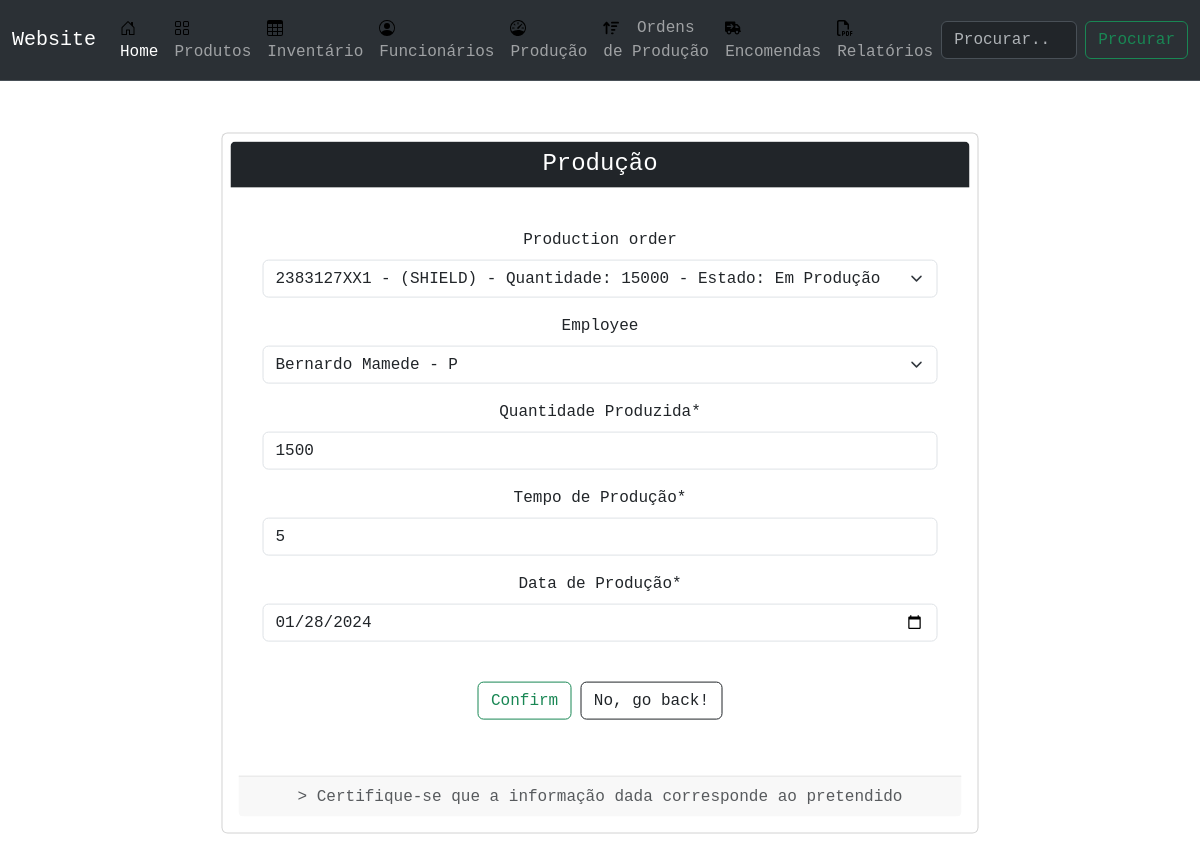
The page /product/prod-edit/1/ on the database its author committed.
### product/models.py (models this page shows, shortened)
class Production(models.Model):
    production_order = models.ForeignKey(ProductionOrder, on_delete=models.CASCADE, blank=True, null=True)
    employee = models.ForeignKey(Employee, on_delete=models.CASCADE, blank=True, null=True)
    quantity = models.IntegerField(verbose_name='Quantidade Produzida')
    time = models.IntegerField(verbose_name= 'Tempo de Produção')
    date = models.DateTimeField(verbose_name='Data de Produção')

### product/views.py (the view, shortened to what this page needs)
# urls.py: path('prod-edit/<str:pk>/', productionEdit, name='prod-edit'),
def productionEdit(request, pk):
    production = Production.objects.get(id=pk)
    form = ProductionForm(instance=production)
    context = {
        'form':form,
        'production':production,
    }
    return render(request, 'product/edit.html', context )

### product/forms.py
class ProductionForm(forms.ModelForm):
    class Meta:
        model = Production
        fields = '__all__'
        widgets = {
            'date': DateInput(),
        }

### human/models.py (called while the page is built)
    def __str__(self):
        return f'{self.first_name} {self.last_name} - {self.department}'

### product/models.py (called while the page is built)
    def __str__(self):
        return f'{self.name} - ({self.category})'

    def __str__(self):
        return f'{self.product} - Quantidade: {self.quantity_ordered} - Estado: {self.get_state_display()}'

### product/templates/product/edit.html (shortened to what this page needs)
{% extends 'main.html' %}
{% load crispy_forms_tags %}
{% block content %}
<div class="form__product">
    <div class="content p-2">
        <div class="row my-4">
            <div class="col">
                <div class="card text-center p-2">
                    <h4 class="card-header bg-dark text-white">
                        Produção
                    </h4>
                    <form class="form p-2" action="" method="POST">
                        <div class="card-body my-2 p-4">
                            {{form | crispy}}
                            <input class="btn btn-outline-success btn-block my-4" type="submit" value="Confirm">
                            <a href="{{request.META.HTTP_REFERER}}" class="btn btn-outline-dark btn-block">No, go
                                back!</a>
                        </div>
                        <footer class="card-footer text-body-secondary">
                            > Certifique-se que a informação dada corresponde ao pretendido
                        </footer>
                    </form>
                </div>
            </div>
        </div>
    </div>
</div>
{% endblock content %}

### static/styles/main.css (style rules this page uses)
* { font-family: "Menlo", "Monaco", "Consolas", "Courier New", monospace; padding: 0; text-rendering: optimizeLegibility; }
body { background-color: rgb(230, 227, 227); }
.content { flex: 1; padding: 20px; box-sizing: border-box; }
.form__product { position:absolute; margin:0; top:56%; left: 50%; margin-right: -50%; transform:translate(-50%,-50%) }

### rows shown on the page
Production: production_order "2383127XX1 - (SHIELD) - Quantidade: 15000 - Estado: Em Produção", employee "Bernardo Mamede - P", quantity "1500", time "5", date "01/28/2024"
